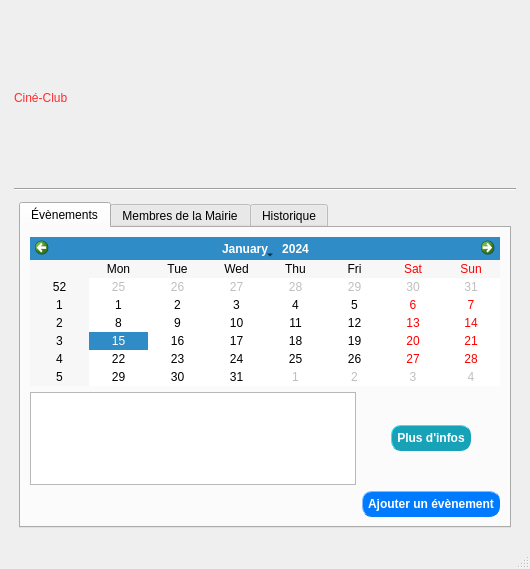
<?xml version="1.0" encoding="UTF-8"?>
<ui version="4.0">
 <author>Houssem Ben Mabrouk</author>
 <class>MainWindow</class>
 <widget class="QMainWindow" name="MainWindow">
  <property name="geometry">
   <rect>
    <x>0</x>
    <y>0</y>
    <width>530</width>
    <height>569</height>
   </rect>
  </property>
  <property name="windowTitle">
   <string>MainWindow</string>
  </property>
  <property name="styleSheet">
   <string notr="true"/>
  </property>
  <widget class="QWidget" name="centralwidget">
   <property name="autoFillBackground">
    <bool>false</bool>
   </property>
   <property name="styleSheet">
    <string notr="true">QLabel#titre{ 
	font: 28pt &quot;Lucida Calligraphy&quot;;
	color: rgb(255, 44, 47)
}
QLabel#authentification_label{
	font: bold
}
QPushButton {
	color: #fff;
	background-color: #007bff;
	border-style: outset;
	border-width: 1px;
	border-radius: 10px;
	border-color: #007bff;
	font: bold 12px;
	padding: 5px;
}
QPushButton:hover {
	background-color: #0069d9;
	border-color: #0062cc
}
QPushButton#detailsEventBtn {
	background-color: #17a2b8;
	border-color: #17a2b8;
}
QPushButton:hover#detailsEventBtn {
	background-color: #138496;
	border-color: #117a8b;
}
QLineEdit {
	color: #495057;
	background-color: #fff;
	border: 1px solid #ced4da;
	border-radius: 2px;
	padding: 4 1px;
}</string>
   </property>
   <layout class="QGridLayout" name="gridLayout_4">
    <item row="0" column="0">
     <layout class="QVBoxLayout" name="container" stretch="1,0,2">
      <property name="leftMargin">
       <number>5</number>
      </property>
      <property name="topMargin">
       <number>5</number>
      </property>
      <property name="rightMargin">
       <number>5</number>
      </property>
      <property name="bottomMargin">
       <number>5</number>
      </property>
      <item>
       <widget class="QLabel" name="titre">
        <property name="sizePolicy">
         <sizepolicy hsizetype="Expanding" vsizetype="Minimum">
          <horstretch>0</horstretch>
          <verstretch>0</verstretch>
         </sizepolicy>
        </property>
        <property name="text">
         <string>Ciné-Club</string>
        </property>
       </widget>
      </item>
      <item>
       <widget class="Line" name="line">
        <property name="sizePolicy">
         <sizepolicy hsizetype="Expanding" vsizetype="Fixed">
          <horstretch>0</horstretch>
          <verstretch>0</verstretch>
         </sizepolicy>
        </property>
        <property name="frameShadow">
         <enum>QFrame::Sunken</enum>
        </property>
        <property name="orientation">
         <enum>Qt::Horizontal</enum>
        </property>
       </widget>
      </item>
      <item>
       <layout class="QGridLayout" name="form_grid" rowstretch="0" columnstretch="0,0">
        <property name="sizeConstraint">
         <enum>QLayout::SetFixedSize</enum>
        </property>
        <property name="leftMargin">
         <number>5</number>
        </property>
        <property name="topMargin">
         <number>5</number>
        </property>
        <property name="rightMargin">
         <number>5</number>
        </property>
        <property name="bottomMargin">
         <number>5</number>
        </property>
        <item row="0" column="0">
         <widget class="QTabWidget" name="tabWidget">
          <property name="currentIndex">
           <number>0</number>
          </property>
          <widget class="QWidget" name="events_tab">
           <attribute name="title">
            <string>Évènements</string>
           </attribute>
           <layout class="QGridLayout" name="gridLayout_2">
            <item row="3" column="1">
             <widget class="QPushButton" name="addEventBtn">
              <property name="sizePolicy">
               <sizepolicy hsizetype="Fixed" vsizetype="Fixed">
                <horstretch>0</horstretch>
                <verstretch>0</verstretch>
               </sizepolicy>
              </property>
              <property name="text">
               <string>Ajouter un évènement</string>
              </property>
             </widget>
            </item>
            <item row="0" column="0" colspan="2">
             <widget class="QCalendarWidget" name="calendarWidget"/>
            </item>
            <item row="1" column="0">
             <widget class="QListWidget" name="eventsListWidget"/>
            </item>
            <item row="1" column="1" alignment="Qt::AlignHCenter|Qt::AlignVCenter">
             <widget class="QPushButton" name="detailsEventBtn">
              <property name="sizePolicy">
               <sizepolicy hsizetype="Fixed" vsizetype="Fixed">
                <horstretch>0</horstretch>
                <verstretch>0</verstretch>
               </sizepolicy>
              </property>
              <property name="text">
               <string>Plus d'infos</string>
              </property>
             </widget>
            </item>
           </layout>
          </widget>
          <widget class="QWidget" name="staff_tab">
           <attribute name="title">
            <string>Membres de la Mairie</string>
           </attribute>
           <layout class="QGridLayout" name="gridLayout">
            <item row="0" column="0">
             <widget class="QTableWidget" name="tableWidget"/>
            </item>
           </layout>
          </widget>
          <widget class="QWidget" name="history_tab">
           <attribute name="title">
            <string>Historique</string>
           </attribute>
          </widget>
         </widget>
        </item>
       </layout>
      </item>
     </layout>
    </item>
   </layout>
  </widget>
  <widget class="QMenuBar" name="menubar">
   <property name="geometry">
    <rect>
     <x>0</x>
     <y>0</y>
     <width>530</width>
     <height>21</height>
    </rect>
   </property>
  </widget>
  <widget class="QStatusBar" name="statusbar"/>
 </widget>
 <resources/>
 <connections/>
</ui>
